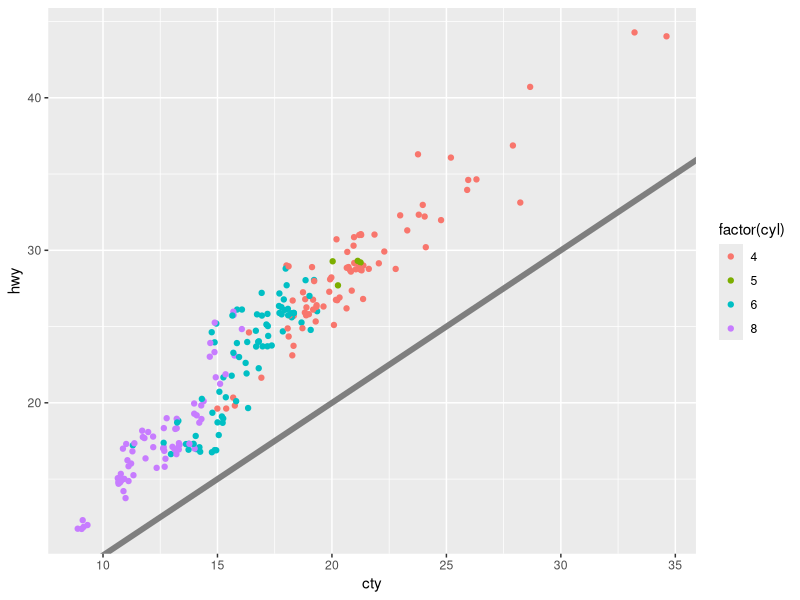
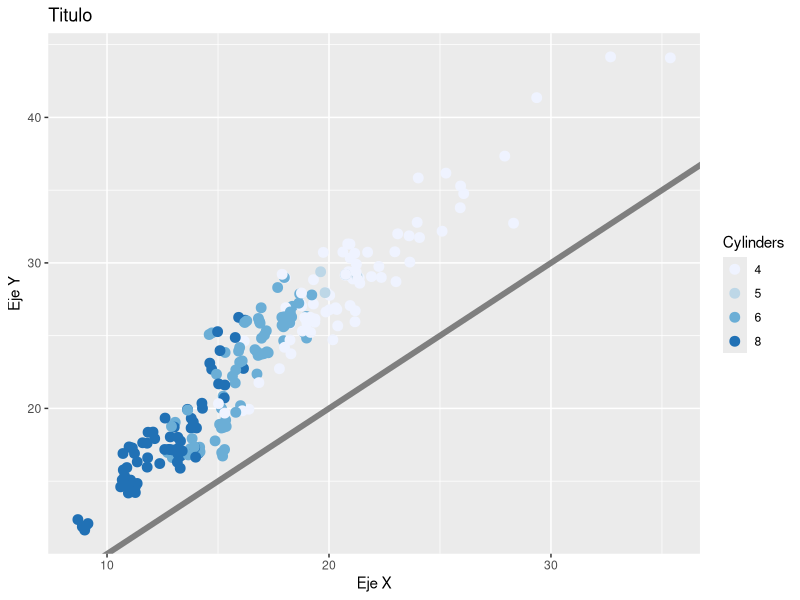
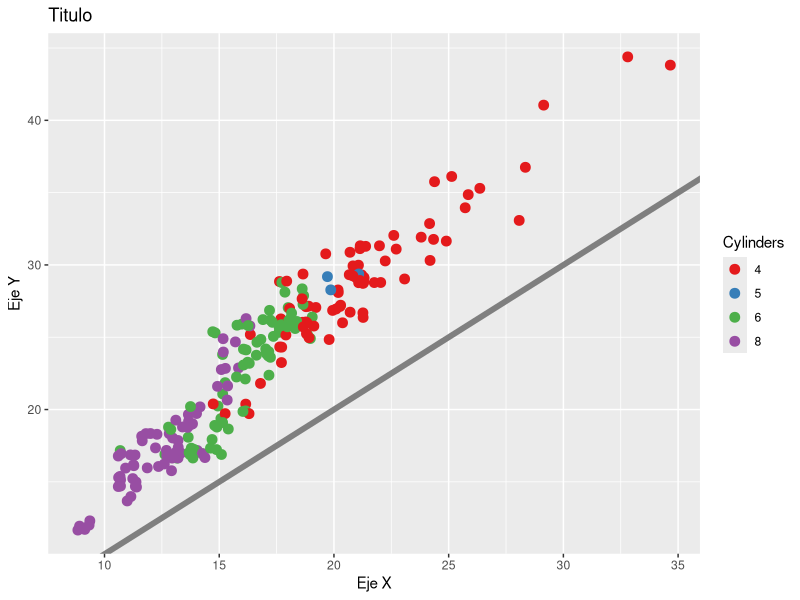
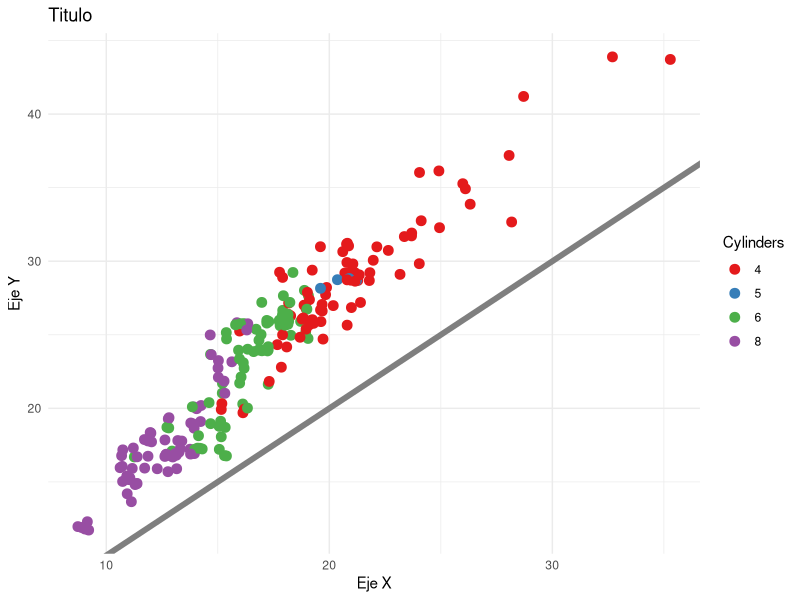
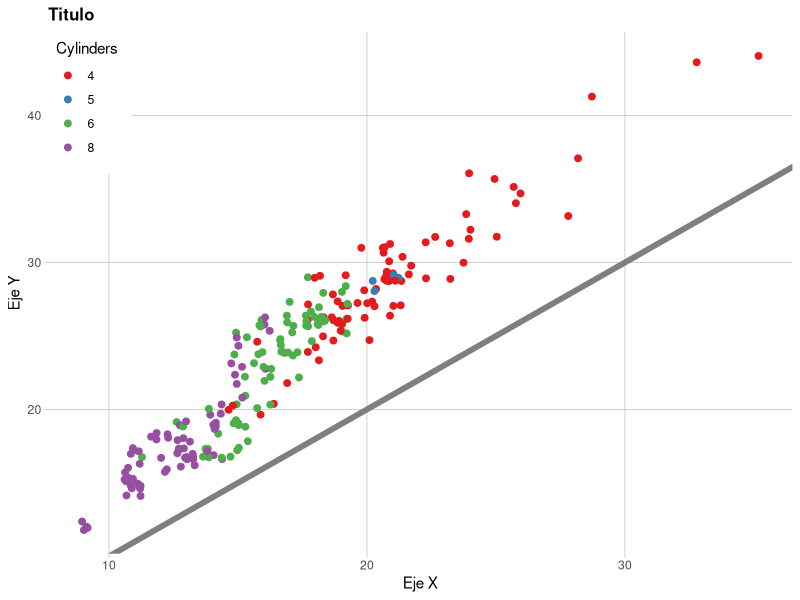

Reproduce these figures in R, in order.
rm(list = ls())

library("ggplot2")

# Ejemplo 14 
ggplot(mpg, aes(cty, hwy, color = factor(cyl))) +
  geom_jitter() + 
  geom_abline(colour = "grey50", size = 2)

# Ejemplo 15 
ggplot(mpg, aes(cty, hwy, 
                color = factor(cyl))) +
  geom_jitter(size = 3) + 
  geom_abline(colour = "grey50", 
              size = 2) + 
  labs(
    x = "Eje X",
    y = "Eje Y",
    colour = "Cylinders",
    title = "Titulo") +
  scale_colour_brewer()


# Ejemplo 16
ggplot(mpg, aes(cty, hwy, 
                color = factor(cyl))) +
  geom_jitter(size = 3) + 
  geom_abline(colour = "grey50", 
              size = 2) + 
  labs(
    x = "Eje X",
    y = "Eje Y",
    colour = "Cylinders",
    title = "Titulo") +
  scale_colour_brewer(palette = "Set1")

# Ejemplo 17
ggplot(mpg, aes(cty, hwy, 
                color = factor(cyl))) +
  geom_jitter(size = 3) + 
  geom_abline(colour = "grey50", size = 2) +
  theme_minimal() + 
  labs(
    x = "Eje X",
    y = "Eje Y",
    colour = "Cylinders",
    title = "Titulo") +
  scale_colour_brewer(palette = "Set1")

# Ejemplo 18
ggplot(mpg, aes(cty, hwy, color = factor(cyl))) +
  geom_jitter(size = 2) + 
  geom_abline(colour = "grey50", size = 2) + 
  theme_minimal() + 
  labs(
    x = "Eje X",
    y = "Eje Y",
    colour = "Cylinders",
    title = "Titulo") + 
  theme(
    plot.title = element_text(face = "bold", size = 12),
    legend.background = element_rect(fill = "white", size = 4, colour = "white"),
    legend.justification = c(0, 1),
    legend.position = c(0, 1),
    axis.ticks = element_line(colour = "grey70", size = 0.2),
    panel.grid.major = element_line(colour = "grey70", size = 0.2),
    panel.grid.minor = element_blank()) +
  scale_colour_brewer(palette = "Set1")


